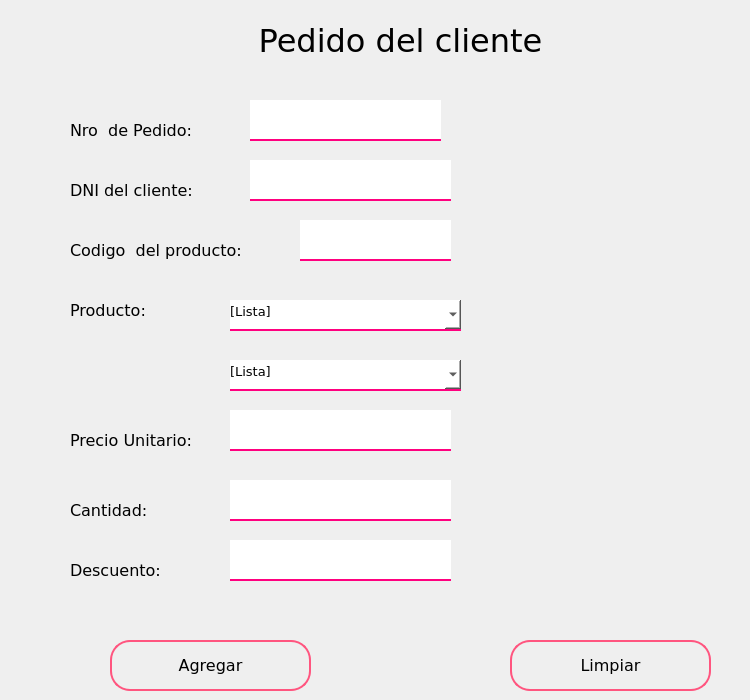
               <widget class="QWidget" name="pagPedidoCliente">
                <widget class="QLabel" name="label_8">
                 <property name="geometry">
                  <rect>
                   <x>70</x>
                   <y>550</y>
                   <width>121</width>
                   <height>41</height>
                  </rect>
                 </property>
                 <property name="font">
                  <font>
                   <family>Verdana</family>
                   <pointsize>12</pointsize>
                  </font>
                 </property>
                 <property name="text">
                  <string>Descuento:</string>
                 </property>
                </widget>
                <widget class="QLabel" name="label_9">
                 <property name="geometry">
                  <rect>
                   <x>70</x>
                   <y>170</y>
                   <width>171</width>
                   <height>41</height>
                  </rect>
                 </property>
                 <property name="font">
                  <font>
                   <family>Verdana</family>
                   <pointsize>12</pointsize>
                  </font>
                 </property>
                 <property name="text">
                  <string>DNI del cliente:</string>
                 </property>
                </widget>
                <widget class="QLabel" name="label_10">
                 <property name="geometry">
                  <rect>
                   <x>70</x>
                   <y>420</y>
                   <width>161</width>
                   <height>41</height>
                  </rect>
                 </property>
                 <property name="font">
                  <font>
                   <family>Verdana</family>
                   <pointsize>12</pointsize>
                  </font>
                 </property>
                 <property name="text">
                  <string>Precio Unitario:</string>
                 </property>
                </widget>
                <widget class="QLabel" name="label_21">
                 <property name="geometry">
                  <rect>
                   <x>70</x>
                   <y>290</y>
                   <width>101</width>
                   <height>41</height>
                  </rect>
                 </property>
                 <property name="font">
                  <font>
                   <family>Verdana</family>
                   <pointsize>12</pointsize>
                  </font>
                 </property>
                 <property name="text">
                  <string>Producto:</string>
                 </property>
                </widget>
                <widget class="QLabel" name="label_22">
                 <property name="geometry">
                  <rect>
                   <x>70</x>
                   <y>230</y>
                   <width>221</width>
                   <height>41</height>
                  </rect>
                 </property>
                 <property name="font">
                  <font>
                   <family>Verdana</family>
                   <pointsize>12</pointsize>
                  </font>
                 </property>
                 <property name="text">
                  <string>Codigo  del producto:</string>
                 </property>
                </widget>
                <widget class="QLineEdit" name="txtCodProducto">
                 <property name="geometry">
                  <rect>
                   <x>300</x>
                   <y>220</y>
                   <width>151</width>
                   <height>41</height>
                  </rect>
                 </property>
                 <property name="font">
                  <font>
                   <pointsize>12</pointsize>
                  </font>
                 </property>
                 <property name="styleSheet">
                  <string notr="true">QLineEdit{
background-color: rgb(255, 255, 255);
border:none;
border-bottom:2px solid rgb(255, 0, 127);
padding-bottom:7px;
}</string>
                 </property>
                 <property name="alignment">
                  <set>Qt::AlignBottom|Qt::AlignLeading|Qt::AlignLeft</set>
                 </property>
                </widget>
                <widget class="QLineEdit" name="txtDNIcliente">
                 <property name="geometry">
                  <rect>
                   <x>250</x>
                   <y>160</y>
                   <width>201</width>
                   <height>41</height>
                  </rect>
                 </property>
                 <property name="font">
                  <font>
                   <pointsize>12</pointsize>
                  </font>
                 </property>
                 <property name="styleSheet">
                  <string notr="true">QLineEdit{
background-color: rgb(255, 255, 255);
border:none;
border-bottom:2px solid rgb(255, 0, 127);
padding-bottom:7px;
}</string>
                 </property>
                 <property name="alignment">
                  <set>Qt::AlignBottom|Qt::AlignLeading|Qt::AlignLeft</set>
                 </property>
                </widget>
                <widget class="QLabel" name="label_23">
                 <property name="geometry">
                  <rect>
                   <x>70</x>
                   <y>490</y>
                   <width>111</width>
                   <height>41</height>
                  </rect>
                 </property>
                 <property name="font">
                  <font>
                   <family>Verdana</family>
                   <pointsize>12</pointsize>
                  </font>
                 </property>
                 <property name="text">
                  <string>Cantidad:</string>
                 </property>
                </widget>
                <widget class="QLineEdit" name="lineEdit_9">
                 <property name="geometry">
                  <rect>
                   <x>230</x>
                   <y>410</y>
                   <width>221</width>
                   <height>41</height>
                  </rect>
                 </property>
                 <property name="font">
                  <font>
                   <pointsize>12</pointsize>
                  </font>
                 </property>
                 <property name="styleSheet">
                  <string notr="true">QLineEdit{
background-color: rgb(255, 255, 255);
border:none;
border-bottom:2px solid rgb(255, 0, 127);
padding-bottom:7px;
}</string>
                 </property>
                 <property name="alignment">
                  <set>Qt::AlignBottom|Qt::AlignLeading|Qt::AlignLeft</set>
                 </property>
                </widget>
                <widget class="QLineEdit" name="lineEdit_19">
                 <property name="geometry">
                  <rect>
                   <x>230</x>
                   <y>480</y>
                   <width>221</width>
                   <height>41</height>
                  </rect>
                 </property>
                 <property name="font">
                  <font>
                   <pointsize>12</pointsize>
                  </font>
                 </property>
                 <property name="styleSheet">
                  <string notr="true">QLineEdit{
background-color: rgb(255, 255, 255);
border:none;
border-bottom:2px solid rgb(255, 0, 127);
padding-bottom:7px;
}</string>
                 </property>
                 <property name="alignment">
                  <set>Qt::AlignBottom|Qt::AlignLeading|Qt::AlignLeft</set>
                 </property>
                </widget>
                <widget class="QLineEdit" name="lineEdit_20">
                 <property name="geometry">
                  <rect>
                   <x>230</x>
                   <y>540</y>
                   <width>221</width>
                   <height>41</height>
                  </rect>
                 </property>
                 <property name="font">
                  <font>
                   <pointsize>12</pointsize>
                  </font>
                 </property>
                 <property name="styleSheet">
                  <string notr="true">QLineEdit{
background-color: rgb(255, 255, 255);
border:none;
border-bottom:2px solid rgb(255, 0, 127);
padding-bottom:7px;
}</string>
                 </property>
                 <property name="alignment">
                  <set>Qt::AlignBottom|Qt::AlignLeading|Qt::AlignLeft</set>
                 </property>
                </widget>
                <widget class="QLabel" name="label_25">
                 <property name="geometry">
                  <rect>
                   <x>200</x>
                   <y>10</y>
                   <width>401</width>
                   <height>61</height>
                  </rect>
                 </property>
                 <property name="font">
                  <font>
                   <family>Verdana</family>
                   <pointsize>24</pointsize>
                  </font>
                 </property>
                 <property name="text">
                  <string>Pedido del cliente</string>
                 </property>
                 <property name="alignment">
                  <set>Qt::AlignCenter</set>
                 </property>
                </widget>
                <widget class="QComboBox" name="comboBox">
                 <property name="geometry">
                  <rect>
                   <x>230</x>
                   <y>300</y>
                   <width>231</width>
                   <height>31</height>
                  </rect>
                 </property>
                 <property name="font">
                  <font>
                   <family>Verdana</family>
                   <pointsize>10</pointsize>
                  </font>
                 </property>
                 <property name="cursor">
                  <cursorShape>PointingHandCursor</cursorShape>
                 </property>
                 <property name="styleSheet">
                  <string notr="true">background-color: rgb(255, 255, 255);
border:none;
border-bottom:2px solid rgb(255, 0, 127);
padding-bottom:7px;</string>
                 </property>
                 <item>
                  <property name="text">
                   <string>[Lista]</string>
                  </property>
                 </item>
                 <item>
                  <property name="text">
                   <string>Producto 1</string>
                  </property>
                 </item>
                 <item>
                  <property name="text">
                   <string>Producto 2</string>
                  </property>
                 </item>
                 <item>
                  <property name="text">
                   <string>Producto 3</string>
                  </property>
                 </item>
                 <item>
                  <property name="text">
                   <string>Producto 4</string>
                  </property>
                 </item>
                 <item>
                  <property name="text">
                   <string>Producto 5</string>
                  </property>
                 </item>
                 <item>
                  <property name="text">
                   <string>Producto 6</string>
                  </property>
                 </item>
                 <item>
                  <property name="text">
                   <string>Producto 7</string>
                  </property>
                 </item>
                 <item>
                  <property name="text">
                   <string>Producto 8</string>
                  </property>
                 </item>
                </widget>
                <widget class="QPushButton" name="pushButton_8">
                 <property name="geometry">
                  <rect>
                   <x>110</x>
                   <y>640</y>
                   <width>201</width>
                   <height>51</height>
                  </rect>
                 </property>
                 <property name="font">
                  <font>
                   <family>Verdana</family>
                   <pointsize>12</pointsize>
                  </font>
                 </property>
                 <property name="cursor">
                  <cursorShape>PointingHandCursor</cursorShape>
                 </property>
                 <property name="styleSheet">
                  <string notr="true">QPushButton{
border:2px solid rgb(255, 85, 127);
border-radius:20px;

}

QPushButton:hover{
background-color:qlineargradient(spread:pad, x1:1, y1:1, x2:0.06, y2:0.131227, stop:0.373134 rgba(249, 148, 207, 255), stop:1 rgba(255, 255, 255, 255))
}</string>
                 </property>
                 <property name="text">
                  <string>Agregar</string>
                 </property>
                </widget>
                <widget class="QLabel" name="label_26">
                 <property name="geometry">
                  <rect>
                   <x>600</x>
                   <y>70</y>
                   <width>141</width>
                   <height>151</height>
                  </rect>
                 </property>
                 <property name="text">
                  <string/>
                 </property>
                 <property name="pixmap">
                  <pixmap>logo1.png</pixmap>
                 </property>
                 <property name="scaledContents">
                  <bool>true</bool>
                 </property>
                </widget>
                <widget class="QLabel" name="label_12">
                 <property name="geometry">
                  <rect>
                   <x>70</x>
                   <y>110</y>
                   <width>171</width>
                   <height>41</height>
                  </rect>
                 </property>
                 <property name="font">
                  <font>
                   <family>Verdana</family>
                   <pointsize>12</pointsize>
                  </font>
                 </property>
                 <property name="text">
                  <string>Nro  de Pedido:</string>
                 </property>
                </widget>
                <widget class="QLineEdit" name="txtNroPedido">
                 <property name="geometry">
                  <rect>
                   <x>250</x>
                   <y>100</y>
                   <width>191</width>
                   <height>41</height>
                  </rect>
                 </property>
                 <property name="font">
                  <font>
                   <pointsize>12</pointsize>
                  </font>
                 </property>
                 <property name="styleSheet">
                  <string notr="true">QLineEdit{
background-color: rgb(255, 255, 255);
border:none;
border-bottom:2px solid rgb(255, 0, 127);
padding-bottom:7px;
}</string>
                 </property>
                 <property name="alignment">
                  <set>Qt::AlignBottom|Qt::AlignLeading|Qt::AlignLeft</set>
                 </property>
                </widget>
                <widget class="QPushButton" name="pushButton_13">
                 <property name="geometry">
                  <rect>
                   <x>510</x>
                   <y>640</y>
                   <width>201</width>
                   <height>51</height>
                  </rect>
                 </property>
                 <property name="font">
                  <font>
                   <family>Verdana</family>
                   <pointsize>12</pointsize>
                  </font>
                 </property>
                 <property name="cursor">
                  <cursorShape>PointingHandCursor</cursorShape>
                 </property>
                 <property name="styleSheet">
                  <string notr="true">QPushButton{
border:2px solid rgb(255, 85, 127);
border-radius:20px;

}

QPushButton:hover{
background-color:qlineargradient(spread:pad, x1:1, y1:1, x2:0.06, y2:0.131227, stop:0.373134 rgba(249, 148, 207, 255), stop:1 rgba(255, 255, 255, 255))
}</string>
                 </property>
                 <property name="text">
                  <string>Limpiar</string>
                 </property>
                </widget>
                <widget class="QComboBox" name="comboBox_2">
                 <property name="geometry">
                  <rect>
                   <x>230</x>
                   <y>360</y>
                   <width>231</width>
                   <height>31</height>
                  </rect>
                 </property>
                 <property name="font">
                  <font>
                   <family>Verdana</family>
                   <pointsize>10</pointsize>
                  </font>
                 </property>
                 <property name="cursor">
                  <cursorShape>PointingHandCursor</cursorShape>
                 </property>
                 <property name="styleSheet">
                  <string notr="true">background-color: rgb(255, 255, 255);
border:none;
border-bottom:2px solid rgb(255, 0, 127);
padding-bottom:7px;</string>
                 </property>
                 <item>
                  <property name="text">
                   <string>[Lista]</string>
                  </property>
                 </item>
                 <item>
                  <property name="text">
                   <string>Producto 1</string>
                  </property>
                 </item>
                 <item>
                  <property name="text">
                   <string>Producto 2</string>
                  </property>
                 </item>
                 <item>
                  <property name="text">
                   <string>Producto 3</string>
                  </property>
                 </item>
                 <item>
                  <property name="text">
                   <string>Producto 4</string>
                  </property>
                 </item>
                 <item>
                  <property name="text">
                   <string>Producto 5</string>
                  </property>
                 </item>
                 <item>
                  <property name="text">
                   <string>Producto 6</string>
                  </property>
                 </item>
                 <item>
                  <property name="text">
                   <string>Producto 7</string>
                  </property>
                 </item>
                 <item>
                  <property name="text">
                   <string>Producto 8</string>
                  </property>
                 </item>
                </widget>
               </widget>
